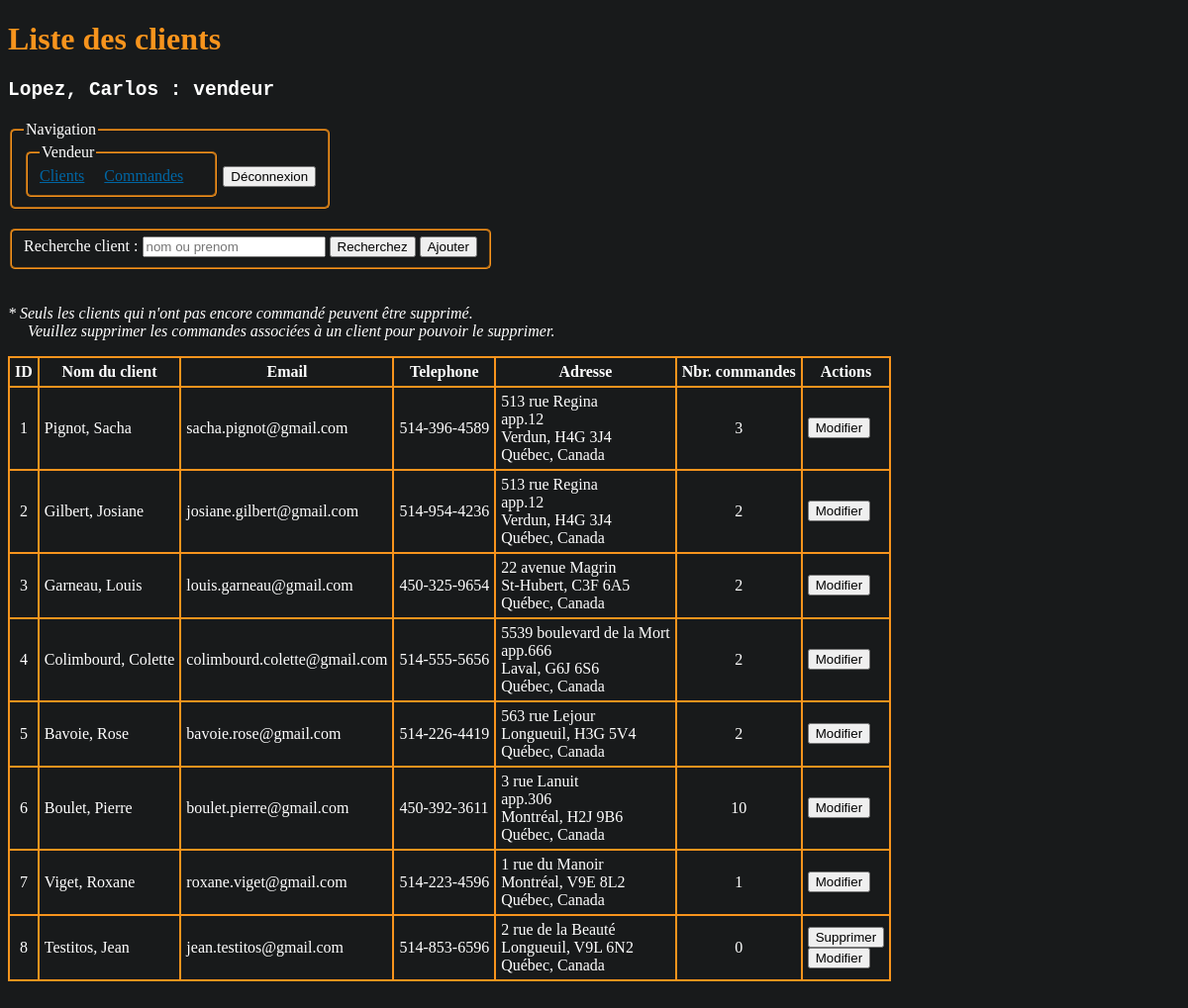
Screenshot of /clients/index.php (signed in) with the database file from the repository.
### tables this page shows
CREATE TABLE IF NOT EXISTS `clients` (
  `client_id` INT NOT NULL AUTO_INCREMENT,
  `client_nom` VARCHAR(255) NOT NULL,
  `client_prenom` VARCHAR(255) NOT NULL,
  `client_email` VARCHAR(255) NOT NULL,
  `client_telephone` VARCHAR(255) NOT NULL,
  `client_adresse` VARCHAR(255) NOT NULL,
  `client_adresse2` VARCHAR(255) NULL,
  `client_ville` VARCHAR(255) NOT NULL,
  `client_cp` VARCHAR(255) NOT NULL,
  PRIMARY KEY (`client_id`),
  UNIQUE INDEX `client_email_UNIQUE` (`client_email` ASC));

### inc/sql.php (called while the page is built, shortened)
    <?php
function ListerClients($conn, $recherche = "")
{
    $req = "SELECT CL.*, COUNT(CO.commande_id) AS 'nbr_commandes'
    FROM clients AS CL
    LEFT JOIN
        commandes AS CO ON CL.client_id = CO.fk_client_id
    WHERE (CL.client_nom LIKE ?) OR (CL.client_prenom LIKE ?)
    GROUP BY
        CL.client_id";
    $stmt = mysqli_prepare($conn, $req);
    $recherche = "%" . trim($recherche) . "%";
    mysqli_stmt_bind_param($stmt, "ss", $recherche, $recherche);
    if (mysqli_stmt_execute($stmt)) {
        $result = mysqli_stmt_get_result($stmt);
        $nbResult = mysqli_num_rows($result);
        $liste = array();
        if ($nbResult) {
            mysqli_data_seek($result, 0);
            while ($row = mysqli_fetch_array($result, MYSQLI_ASSOC)) {
                $liste[] = $row;
            }
        }
        return $liste;
    } else {
        errSQL($conn);
        exit;
    }
}
            mysqli_rollback($conn); ?>

### clients/index.php (the view, shortened to what this page needs)
<?php
require_once("../inc/sql.php");
$recherche = isset($_POST['recherche']) ? trim($_POST['recherche']) : "";
$liste = ListerClients($conn, $recherche);
?>
<!DOCTYPE html>
<html lang="fr">
<head>
    <link rel="stylesheet" href="../assets/css/main.css">
</head>
<body>
    <h1>Liste des clients</h1>
    <h2>
        <pre><?= $_SESSION['utilisateur']["utilisateur_nom"] . ", " . $_SESSION['utilisateur']["utilisateur_prenom"] . " : " . $_SESSION['utilisateur']["utilisateur_type"] ?></pre>
    </h2>
    <?php include("../menu.php"); ?>
    <form id="recherche" action="" method="post">
        <fieldset>
            <label>Recherche client : </label>
            <input type="text" name="recherche" value="<?= $recherche ?>" placeholder="nom ou prenom">
            <input type="submit" value="Recherchez">
            <button class="ajout"><a href="ajout.php">Ajouter</a></button>
        </fieldset>
    </form>
    <p><i>* Seuls les clients qui n'ont pas encore commandé peuvent être supprimé.<br><span class="margin_left">Veuillez supprimer les commandes associées à un client pour pouvoir le supprimer.</span></i></p>
    <table>
        <tr>
            <th>ID</th>
            <th>Nom du client</th>
            <th>Email</th>
            <th>Telephone</th>
            <th>Adresse</th>
            <th>Nbr. commandes</th>
            <th>Actions</th>
        </tr>
        <?php foreach ($liste as $row) :
        ?>
            <tr>
                <td class="txtcenter"><?= $row["client_id"] ?></td>
                <td><?= $row["client_nom"] . ", " . $row["client_prenom"] ?></td>
                <td><?= $row["client_email"] ?></td>
                <td><?= $row["client_telephone"] ?></td>
                <td><?php echo $row["client_adresse"];
                    echo isset($row["client_adresse2"]) ? "<br>" . $row["client_adresse2"] : "";
                    echo "<br>" . $row["client_ville"] . ", " . $row["client_cp"] .
                        "<br>Québec, Canada" ?></td>
                <td class="txtcenter"><?= $row["nbr_commandes"] ?></td>
                <td><?php if ($row["nbr_commandes"] == 0) : ?>
                        <form action="" method="post">
                            <input type="submit" value="Supprimer">
                        </form>
                    <?php endif; ?>
                    <form action="" method="post">
                        <input type="submit" value="Modifier">
                    </form>
                </td>
            </tr>
        <?php endforeach; ?>
    </table>
</body>
</html>

### assets/css/style.css (style rules this page uses)
body { background-color: #181a1b; color: white; padding-bottom: 200px; }
h1 { color: #F7941D; }
a { color: #0066a4; }
button a { text-decoration: none; color: black; }
fieldset { display: inline; border-radius: 5px; border-color: #F7941D ; margin-bottom: 20px; }
table { border-collapse: collapse; }
table,th, td { border: 2px solid #F7941D; }
th, td { padding: 5px; }
.txtcenter { text-align: center; }
.margin_left { margin-left: 20px; }

### rows the page displays
clients: client_id "1", client_nom "Pignot", client_prenom "Sacha", client_email "sacha.pignot@gmail.com", client_telephone "514-396-4589", client_adresse "513 rue Regina", client_adresse2 "app.12", client_ville "Verdun", client_cp "H4G 3J4", nbr_commandes "3"
clients: client_id "2", client_nom "Gilbert", client_prenom "Josiane", client_email "josiane.gilbert@gmail.com", client_telephone "514-954-4236", client_adresse "513 rue Regina", client_adresse2 "app.12", client_ville "Verdun", client_cp "H4G 3J4", nbr_commandes "2"
clients: client_id "3", client_nom "Garneau", client_prenom "Louis", client_email "louis.garneau@gmail.com", client_telephone "450-325-9654", client_adresse "22 avenue Magrin", client_ville "St-Hubert", client_cp "C3F 6A5", nbr_commandes "2"
clients: client_id "4", client_nom "Colimbourd", client_prenom "Colette", client_email "colimbourd.colette@gmail.com", client_telephone "514-555-5656", client_adresse "5539 boulevard de la Mort", client_adresse2 "app.666", client_ville "Laval", client_cp "G6J 6S6", nbr_commandes "2"
clients: client_id "5", client_nom "Bavoie", client_prenom "Rose", client_email "bavoie.rose@gmail.com", client_telephone "514-226-4419", client_adresse "563 rue Lejour", client_ville "Longueuil", client_cp "H3G 5V4", nbr_commandes "2"
clients: client_id "6", client_nom "Boulet", client_prenom "Pierre", client_email "boulet.pierre@gmail.com", client_telephone "450-392-3611", client_adresse "3 rue Lanuit", client_adresse2 "app.306", client_ville "Montréal", client_cp "H2J 9B6", nbr_commandes "10"
clients: client_id "7", client_nom "Viget", client_prenom "Roxane", client_email "roxane.viget@gmail.com", client_telephone "514-223-4596", client_adresse "1 rue du Manoir", client_ville "Montréal", client_cp "V9E 8L2", nbr_commandes "1"
clients: client_id "8", client_nom "Testitos", client_prenom "Jean", client_email "jean.testitos@gmail.com", client_telephone "514-853-6596", client_adresse "2 rue de la Beauté", client_ville "Longueuil", client_cp "V9L 6N2", nbr_commandes "0"

### other values shown
$_SESSION['utilisateur']["utilisateur_nom"] "Lopez"
$_SESSION['utilisateur']["utilisateur_prenom"] "Carlos"
$_SESSION['utilisateur']["utilisateur_type"] "vendeur"
